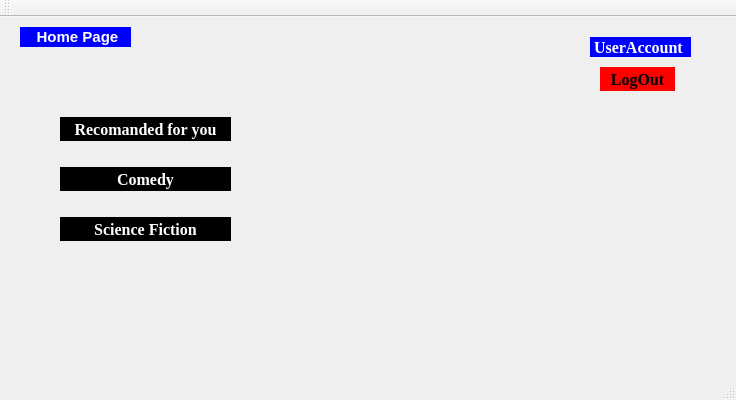
<?xml version="1.0" encoding="UTF-8"?>
<ui version="4.0">
 <class>HomePageClass</class>
 <widget class="QMainWindow" name="HomePageClass">
  <property name="geometry">
   <rect>
    <x>0</x>
    <y>0</y>
    <width>736</width>
    <height>400</height>
   </rect>
  </property>
  <property name="windowTitle">
   <string>HomePage</string>
  </property>
  <widget class="QWidget" name="centralWidget">
   <widget class="QLabel" name="usernamelabel">
    <property name="geometry">
     <rect>
      <x>20</x>
      <y>10</y>
      <width>111</width>
      <height>20</height>
     </rect>
    </property>
    <property name="styleSheet">
     <string notr="true">QLabel
{
background:blue;
font-size:15px;
font-weight:bold;
color:white;
}</string>
    </property>
    <property name="text">
     <string>    Home Page</string>
    </property>
   </widget>
   <widget class="QPushButton" name="pushButton">
    <property name="geometry">
     <rect>
      <x>60</x>
      <y>100</y>
      <width>171</width>
      <height>24</height>
     </rect>
    </property>
    <property name="font">
     <font>
      <family>Times New Roman</family>
      <pointsize>12</pointsize>
      <bold>true</bold>
     </font>
    </property>
    <property name="styleSheet">
     <string notr="true">background-color: black;
color: white;
border-radius: 15px;
</string>
    </property>
    <property name="text">
     <string>Recomanded for you</string>
    </property>
   </widget>
   <widget class="QPushButton" name="pushButton_2">
    <property name="geometry">
     <rect>
      <x>60</x>
      <y>150</y>
      <width>171</width>
      <height>24</height>
     </rect>
    </property>
    <property name="font">
     <font>
      <family>Times New Roman</family>
      <pointsize>12</pointsize>
      <bold>true</bold>
     </font>
    </property>
    <property name="styleSheet">
     <string notr="true">background-color: black;
color: white;
border-radius: 15px;
</string>
    </property>
    <property name="text">
     <string>Comedy</string>
    </property>
   </widget>
   <widget class="QPushButton" name="pushButton_3">
    <property name="geometry">
     <rect>
      <x>60</x>
      <y>200</y>
      <width>171</width>
      <height>24</height>
     </rect>
    </property>
    <property name="font">
     <font>
      <family>Times New Roman</family>
      <pointsize>12</pointsize>
      <bold>true</bold>
     </font>
    </property>
    <property name="styleSheet">
     <string notr="true">background-color: black;
color: white;
border-radius: 15px;
</string>
    </property>
    <property name="text">
     <string>Science Fiction</string>
    </property>
   </widget>
   <widget class="QLabel" name="label">
    <property name="geometry">
     <rect>
      <x>590</x>
      <y>20</y>
      <width>101</width>
      <height>20</height>
     </rect>
    </property>
    <property name="font">
     <font>
      <family>Times New Roman</family>
      <pointsize>12</pointsize>
      <bold>true</bold>
     </font>
    </property>
    <property name="styleSheet">
     <string notr="true">background-color: blue;
color: white;
border-radius: 15px;
</string>
    </property>
    <property name="text">
     <string> UserAccount</string>
    </property>
   </widget>
   <widget class="QPushButton" name="pushButton_4">
    <property name="geometry">
     <rect>
      <x>600</x>
      <y>50</y>
      <width>75</width>
      <height>24</height>
     </rect>
    </property>
    <property name="font">
     <font>
      <family>Times New Roman</family>
      <pointsize>12</pointsize>
      <bold>true</bold>
     </font>
    </property>
    <property name="styleSheet">
     <string notr="true">background-color: red;
color: black;
border-radius: 15px;
</string>
    </property>
    <property name="text">
     <string>LogOut</string>
    </property>
   </widget>
  </widget>
  <widget class="QMenuBar" name="menuBar">
   <property name="geometry">
    <rect>
     <x>0</x>
     <y>0</y>
     <width>736</width>
     <height>22</height>
    </rect>
   </property>
  </widget>
  <widget class="QToolBar" name="mainToolBar">
   <attribute name="toolBarArea">
    <enum>TopToolBarArea</enum>
   </attribute>
   <attribute name="toolBarBreak">
    <bool>false</bool>
   </attribute>
  </widget>
  <widget class="QStatusBar" name="statusBar"/>
 </widget>
 <layoutdefault spacing="6" margin="11"/>
 <resources/>
 <connections/>
</ui>
